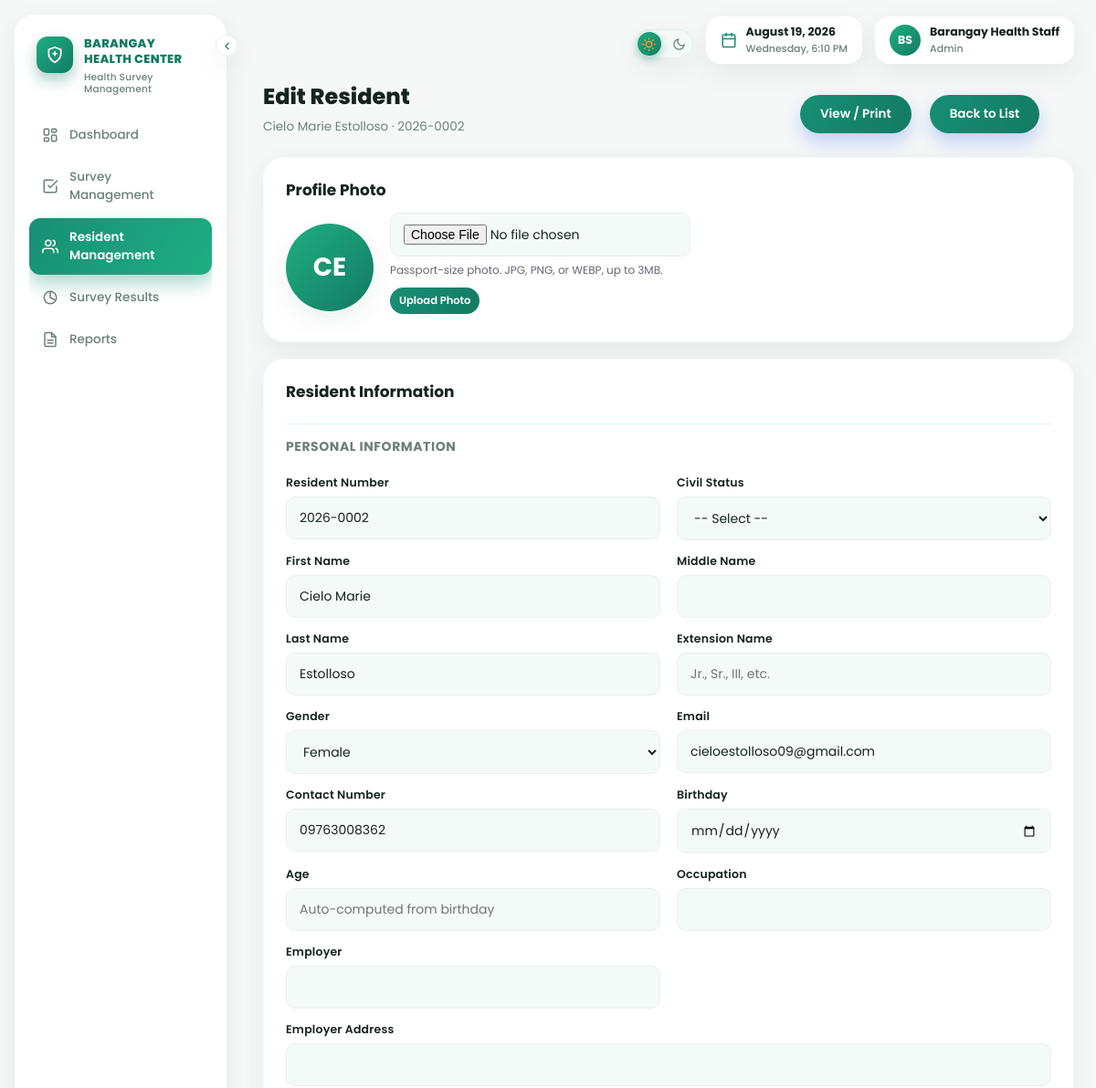
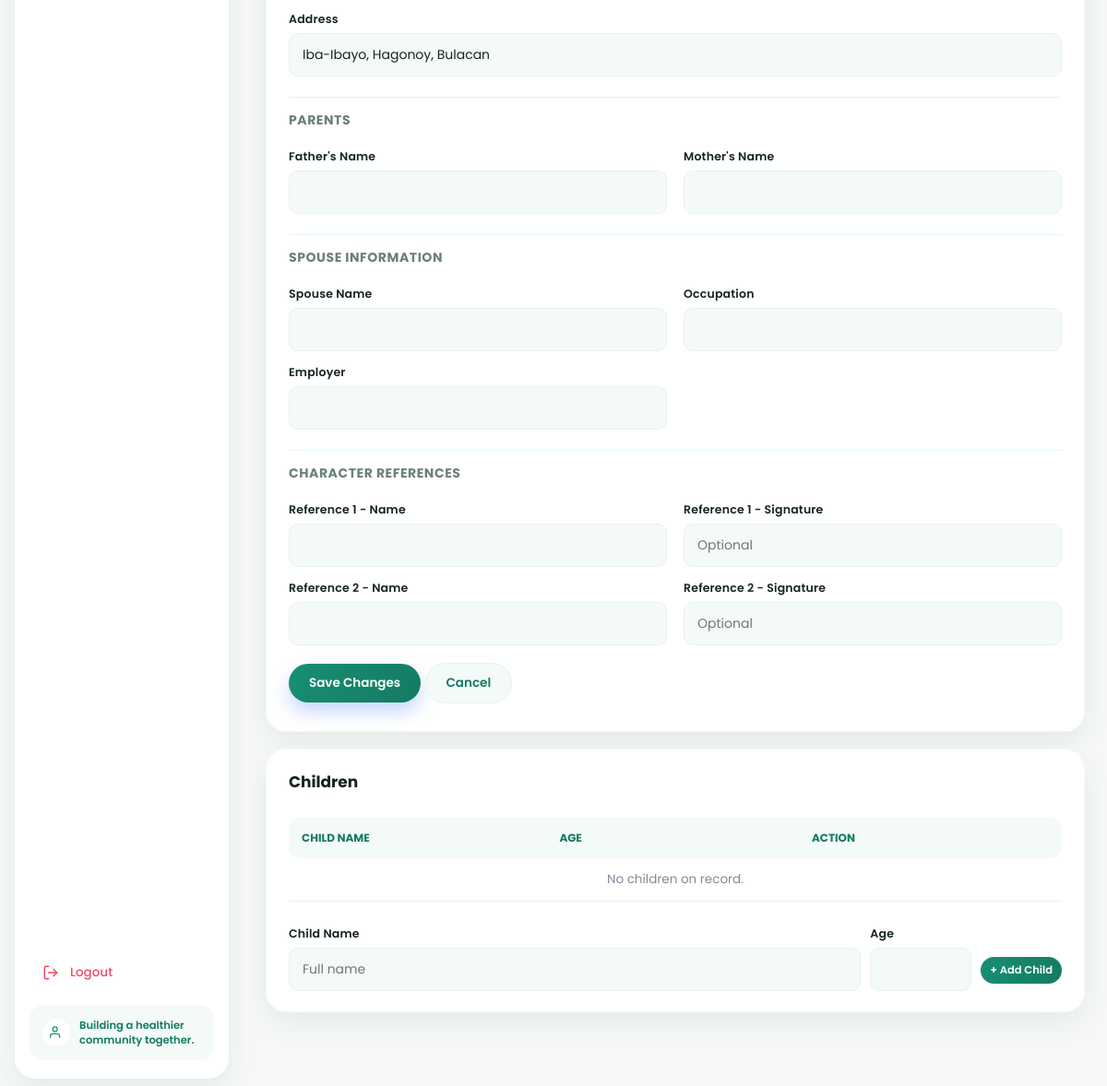
The page /staff/resident_edit.php?resident_id=2 (signed in) on the database its author committed (2 pictures, top to bottom).
### tables this page shows
CREATE TABLE IF NOT EXISTS residents (

    resident_id INT AUTO_INCREMENT PRIMARY KEY,

    resident_number VARCHAR(20) NOT NULL UNIQUE,

    first_name VARCHAR(50) NOT NULL,

    last_name VARCHAR(50) NOT NULL,

    middle_name VARCHAR(50),

    extension_name VARCHAR(10),

    gender ENUM(
        'Male',
        'Female'
    ) DEFAULT NULL,

    civil_status ENUM(
        'Single',
        'Married',
        'Widowed',
        'Separated',
        'Divorced'
    ) DEFAULT NULL,

    email VARCHAR(100),

    contact_number VARCHAR(20),

    address VARCHAR(150),

    birthday DATE DEFAULT NULL,

    age INT DEFAULT NULL,

    occupation VARCHAR(100),

    employer VARCHAR(100),

    employer_address VARCHAR(150),

    father_name VARCHAR(100),

    mother_name VARCHAR(100),

    spouse_name VARCHAR(100),

    spouse_occupation VARCHAR(100),

    spouse_employer VARCHAR(100),

    reference1_name VARCHAR(100),

    reference1_signature VARCHAR(100),

    reference2_name VARCHAR(100),

    reference2_signature VARCHAR(100),

    photo VARCHAR(255) DEFAULT NULL,

    status ENUM(
        'active',
        'archived'
    ) NOT NULL DEFAULT 'active',

    password VARCHAR(255) NOT NULL,

    is_first_login TINYINT(1) NOT NULL DEFAULT 1,

    created_at TIMESTAMP DEFAULT CURRENT_TIMESTAMP,

    updated_at TIMESTAMP
        DEFAULT CURRENT_TIMESTAMP
        ON UPDATE CURRENT_TIMESTAMP

);

### staff/resident_edit.php (the view, shortened to what the rows shown need)
<?php
require_once __DIR__ . "/../includes/functions.php";
$resident_id =
    (int) (
        $_GET["resident_id"]
        ?? $_POST["resident_id"]
        ?? 0
    );
function get_edit_resident(
    $conn,
    $resident_id
) {
    $stmt =
        $conn->prepare("
            SELECT *
            FROM residents
            WHERE resident_id = ?
            LIMIT 1
        ");
    $stmt->bind_param(
        "i",
        $resident_id
    );
    $stmt->execute();
    $resident =
        $stmt
            ->get_result()
            ->fetch_assoc();
    return $resident;
}
$resident =
    get_edit_resident(
        $conn,
        $resident_id
    );
$photo_url =
    resident_photo_url(
        $resident["photo"]
        ?? ""
    );
$initials =
    strtoupper(
        substr(
            $resident["first_name"]
            ?? "",
            0,
            1
        )
        .
        substr(
            $resident["last_name"]
            ?? "",
            0,
            1
        )
    );
?>
<!DOCTYPE html>
<html lang="en">
<head>
<link
    rel="stylesheet"
    href="../assets/css/style.css?v=<?= filemtime(__DIR__ . "/../assets/css/style.css") ?>"
>
</head>
<body>
<div class="container">
<div class="welcome-header">
    <div>
        <h1>
            Edit Resident
        </h1>
        <p>
            <?= e(
                full_resident_name(
                    $resident
                )
            ) ?>
            &middot;
            <?= e(
                $resident[
                    "resident_number"
                ]
            ) ?>
        </p>
    </div>
</div>
<div class="card">
    <h2>
        Profile Photo
    </h2>
    <form
        method="POST"
        enctype="multipart/form-data"
        class="photo-uploader"
    >
        <div class="avatar-lg">
            <?php if (
                $photo_url
            ): ?>
                <img
                    src="<?= e(
                        $photo_url
                    ) ?>"
                    alt="Resident photo"
                >
            <?php else: ?>
                <?= e(
                    $initials
                ) ?>
            <?php endif; ?>
        </div>
        <div>
            <input
                type="file"
                name="photo"
                accept="image/png, image/jpeg, image/webp"
            >
            <p
                style="
                    font-size:12px;
                    color:#667;
                    margin:6px 0 0;
                "
            >
            </p>
            <button
                type="submit"
                class="btn btn-sm"
                style="margin-top:10px;"
            >
            </button>
        </div>
    </form>
</div>
<div class="card">
    <h2>
        Resident Information
    </h2>
    <form
        method="POST"
        id="residentEditForm"
    >
        <div class="field-grid-2">
            <div class="register-field">
                <label>
                    Resident Number
                </label>
                <input
                    type="text"
                    name="resident_number"
                    required
                    value="<?= e(
                        $resident[
                            "resident_number"
                        ]
                    ) ?>"
                >
            </div>
            <div class="register-field">
                <label>
                    First Name
                </label>
                <input
                    type="text"
                    name="first_name"
                    required
                    value="<?= e(
                        $resident[
                            "first_name"
                        ]
                    ) ?>"
                >
            </div>
            <div class="register-field">
                <label>
                    Last Name
                </label>
                <input
                    type="text"
                    name="last_name"
                    required
                    value="<?= e(
                        $resident[
                            "last_name"
                        ]
                    ) ?>"
                >
            </div>
            <div class="register-field">
                <label>
                    Gender
                </label>
                <select
                    name="gender"
                >
                    <option
                        value="Female"
                        <?= (
                            ($resident["gender"] ?? "")
                            ===
                            "Female"
                        )
                            ? "selected"
                            : ""
                        ?>
                    >
                        Female
                    </option>
                </select>
            </div>
            <div class="register-field">
                <label>
                    Email
                </label>
                <input
                    type="email"
                    name="email"
                    value="<?= e(
                        $resident[
                            "email"
                        ]
                    ) ?>"
                >
            </div>
            <div class="register-field">
                <label>
                    Contact Number
                </label>
                <input
                    type="text"
                    name="contact_number"
                    maxlength="11"
                    inputmode="numeric"
                    value="<?= e(
                        $resident[
                            "contact_number"
                        ]
                    ) ?>"
                >
            </div>
            <div class="register-field">
                <label>
                    Age
                </label>
                <input
                    type="text"
                    id="ageDisplay"
                    value="<?=
                        $resident["age"] !== null
                            ? e(
                                $resident["age"]
                            )
                            : ""
                    ?>"
                    disabled
                    placeholder="Auto-computed from birthday"
                >
            </div>
            <div class="register-field span-2">
                <label>
                    Address
                </label>
                <input
                    type="text"
                    name="address"
                    value="<?= e(
                        $resident[
                            "address"
                        ]
                    ) ?>"
                >
            </div>
        </div>
    </form>
</div>
<div class="card">
    <h2>
        Children
    </h2>
    <div class="table-scroll">
        <table>
            <tr>
                <th>
                    Child Name
                </th>
                <th>
                    Age
                </th>
                <th>
                    Action
                </th>
            </tr>
        </table>
    </div>
</div>
</div>
</body>
</html>

### rows shown on the page
residents: resident_number "2026-0002", initials "CE", first_name "Cielo Marie", last_name "Estolloso", gender "Female", email "cieloestolloso09@gmail.com", contact_number "09763008362", address "Iba-Ibayo, Hagonoy, Bulacan"

### other values the page prints
$staff_initials "BS"
$_SESSION["staff_name"] "Barangay Health Staff"
$_SESSION["staff_role"] "Admin"
